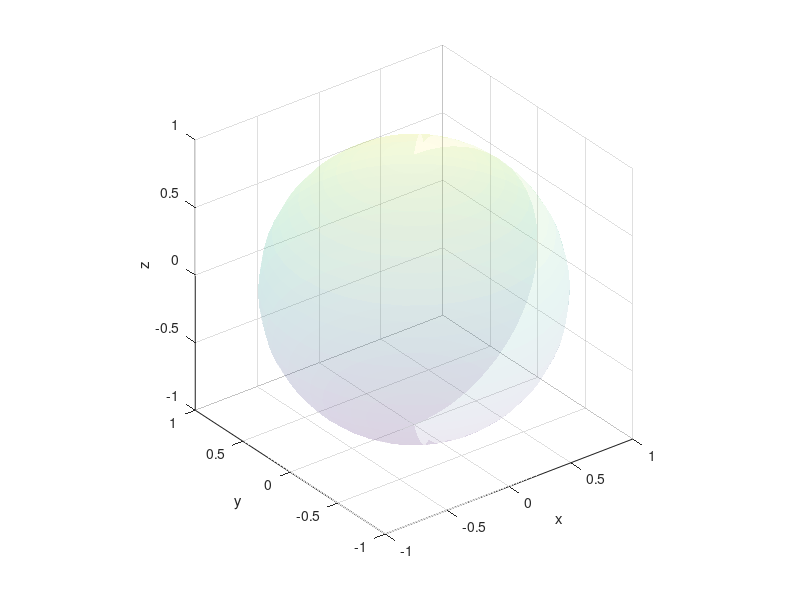

The MATLAB source for this figure: (Note: this script raises an error after producing the figure.)
clear;
clear clc;
clf;

dT = 1/50

numSteps=200;

p=deg2rad(0);
q=deg2rad(0);
r=deg2rad(0);
gyroInput=[p;q;r];

biasTerms=[.01;.01;.01];
%biasTerms=[.0;.0;.0];
accelInertial=[0;0;-1];
accelReading=[0;0;-1];
magInertial=[1;0;0];
magReading=[1;0;0];

Kp_a=.2;
Ki_a=Kp_a/10;

Kp_m=.2;
Ki_m=Kp_m/10;

biasEstimate=[0;0;0];
nvector=[1;0;0];
evector=[0;-1;0];
dvector=[0;0;-1];



Ro=eye(3);
angleX = deg2rad(30);
angleY = deg2rad(30);
angleZ = deg2rad(30);
rotX=[1 0 0; 0 cos(angleX) -sin(angleX); 0 sin(angleX) cos(angleX)];
rotY=[cos(angleY) 0 sin(angleY); 0 1 0; -sin(angleY) 0 cos(angleY)];
rotZ=[cos(angleZ) -sin(angleZ) 0; sin(angleZ) cos(angleZ) 0; 0 0 1];
Ro=rotX*rotY*rotZ;

initNVector=Ro*nvector;
initEVector=Ro*evector;
initDVector=Ro*dvector;

R=Ro;



[sX,sY,sZ]=sphere(30);
surf(sX,sY,sZ,'FaceAlpha',.1,'EdgeColor','none');
axis equal;
xlabel('x')
ylabel('y')
zlabel('z')
hold on

quiver3([0,0,0],[0,0,0],[0,0,0],[initNVector(1),initEVector(1),initDVector(1)],[initNVector(2),initEVector(2),initDVector(2)],[initNVector(3),initEVector(3),initDVector(3)],0);
pause

for i=1:numSteps,              
    gyroInputWithBias=gyroInput+biasTerms;
    wmeas_a=rcross(accelReading)*(R*accelInertial);
    wmeas_m=rcross(magReading)*(R*magInertial);
    %wmeas_a = [0 0 0]';
    
    gyroInputWithFeedback = gyroInputWithBias - biasEstimate + Kp_a*wmeas_a + Kp_m*wmeas_m;
    bdot=-Ki_a*wmeas_a - Ki_m*wmeas_m;
    
    R=Rexp(gyroInputWithFeedback, dT) * R
    biasEstimate=biasEstimate+bdot*dT;
    newNVector=R'*nvector;
    newEVector=R'*evector;
    newDVector=R'*dvector;
    quiver3([0,0,0],[0,0,0],[0,0,0],[newNVector(1),newEVector(1),newDVector(1)],[newNVector(2),newEVector(2),newDVector(2)],[newNVector(3),newEVector(3),newDVector(3)],0);
 pause;
end

hold off